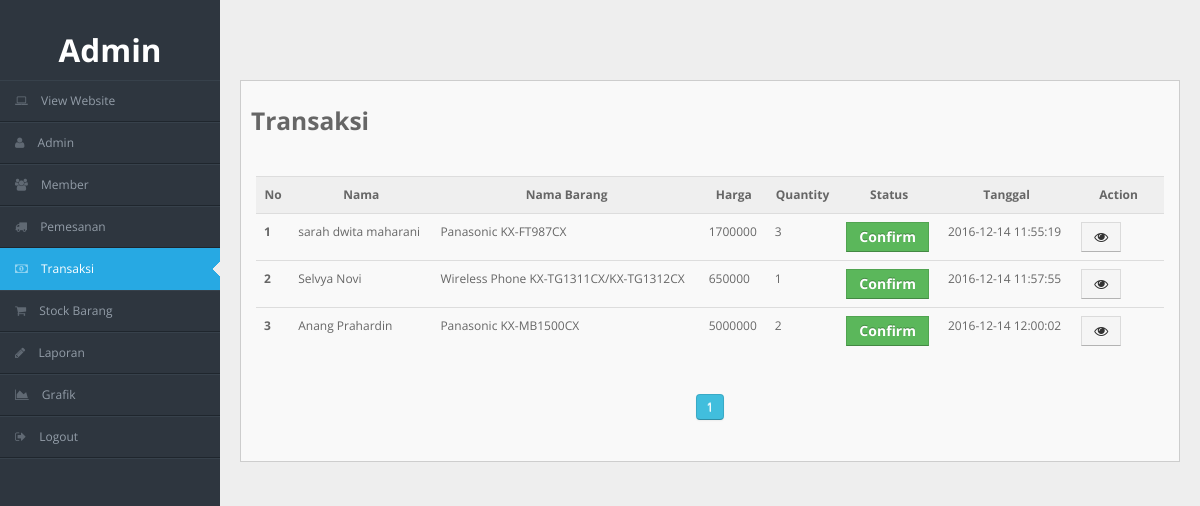
Screenshot of /admin/main.php?page=transaksi with the database file from the repository.
### tables this page shows
CREATE TABLE IF NOT EXISTS `pemesanan` (
  `id` int(11) NOT NULL AUTO_INCREMENT,
  `id_user` int(11) NOT NULL,
  `id_barang` int(11) NOT NULL,
  `qty` int(11) NOT NULL,
  `status` int(11) NOT NULL DEFAULT '0',
  `bank` varchar(255) NOT NULL,
  `atasnama` varchar(255) NOT NULL,
  `rekening` varchar(255) NOT NULL,
  `bukti` varchar(255) NOT NULL,
  `harga` double NOT NULL,
  `tanggal` datetime NOT NULL,
  PRIMARY KEY (`id`)
);

CREATE TABLE IF NOT EXISTS `member` (
  `id` int(11) NOT NULL AUTO_INCREMENT,
  `nama` varchar(255) NOT NULL,
  `username` varchar(255) NOT NULL,
  `alamat` varchar(255) NOT NULL,
  `phone` varchar(255) NOT NULL,
  `email` varchar(255) NOT NULL,
  `password` varchar(255) NOT NULL,
  `foto` varchar(255) NOT NULL,
  PRIMARY KEY (`id`)
);

CREATE TABLE IF NOT EXISTS `barang` (
  `id` int(11) NOT NULL AUTO_INCREMENT,
  `nama_barang` varchar(255) NOT NULL,
  `kategori` varchar(255) NOT NULL,
  `foto` varchar(255) NOT NULL,
  `total` varchar(255) NOT NULL,
  `deskripsi` text NOT NULL,
  `harga` double NOT NULL,
  `tanggal` datetime NOT NULL,
  PRIMARY KEY (`id`)
);

### admin/php/body/transaksi.php (the view, shortened to what this page needs)
<div class="container-fluid">
	<div class="widget-box">
		<h3 style="padding: 10px;"><b>Transaksi</b></h3>
		<div class="widget-content">
			<table class="table table-hover" style="text-align:center;">
				<tr>
					<th style="text-align:center;">No</th>
					<th style="text-align:center;">Nama</th>
					<th style="text-align:center;">Nama Barang</th>
					<th style="text-align:center;">Harga</th>
					<th style="text-align:center;">Quantity</th>
					<th style="text-align:center;">Status</th>
					<th style="text-align:center;">Tanggal</th>
					<th style="text-align:center; width: 10%;">Action</th>
				</tr>
				<?php
				$per_page = 100;
				$page_query = mysql_query("SELECT COUNT(*) FROM pemesanan");
				$pages = ceil(mysql_result($page_query, 0) / $per_page);
				$hal = (isset($_GET['hal'])) ? (int)$_GET['hal'] : 1;
				$start = ($hal - 1) * $per_page;
				$show = mysql_query("SELECT pemesanan.id, member.nama,barang.nama_barang,pemesanan.harga,pemesanan.qty,pemesanan.status, pemesanan.tanggal FROM pemesanan INNER JOIN member ON pemesanan.id_user=member.id INNER JOIN barang ON pemesanan.id_barang=barang.id WHERE pemesanan.status='1' LIMIT $start, $per_page");
					?>
					<?php
					$no=1;
					while ($cek = mysql_fetch_array($show)) {
						?>
						<tr>
							<td><b><?php echo $no; ?></b></td>
							<td><?php echo $cek['nama']; ?></td>
							<td><?php echo $cek['nama_barang']; ?></td>
							<td><?php echo $cek['harga']; ?></td>
							<td><?php echo $cek['qty']; ?></td>
							<td><?php if($cek['status'] == '0'){ ?>
								<span class="btn btn-warning"><b>Pending</b></span>
								<?php
							} else{ ?>
							<span class="btn btn-success"><b>Confirm</b></span>
							<?php
						} ?></td>
						<td><?php echo $cek['tanggal']; ?></td>
						<td>
							<a href="main.php?page=form-pemesanan&&key=<?php echo $cek['id']; ?>" class="btn btn-default" data-toggle="tooltip" title="View Checkout"><i class="fa fa-eye"></i></a>
						</td>
					</tr>
					<?php
					$no++;
				}
				?>
			</table>
			<div class="pagination alternate" style="text-align:center;">
				<ul class="pagination">
					<?php
					if($pages >= 1 && $hal <= $pages)
					{
						for($x=1; $x<=$pages; $x++)
						{
							if($x == $hal){
								echo '  <li class="active"><a href="?page=transaksi&&hal='.$x.'">'.$x.'</a></li> ';
							}
							else{
								echo ' <li><a href="?page=transaksi&&hal='.$x.'">'.$x.'</a></li>';
							}
						}
					}
					?>
				</ul>
			</div>
		</div>
	</div>
</div>

### admin/css/matrix-style.css (style rules this page uses)
* { outline:none !important; -moz-outline: none !important; }
html, body { height:100% }
body { overflow-x: hidden; margin-top: -10px; font-family: 'Open Sans', sans-serif; font-size:12px; color:#666; }
a { color:#666; }
select, textarea, input[type="text"], input[type="password"], input[type="datetime"], input[type="datetime-local"], input[type="date"], input[type="month"], input[type="time"], input[type="week"], input[type="number"], input[type="email"], input[type="url"], input[type="search"], input[type="tel"], input[type="color"], .uneditable-input, .label, .dropdown-menu, .btn, .well, .progress, .table-bordered, .btn-group > .btn:first-child, .btn-group > .btn:last-child, .btn-group > .btn:last-child, .btn-group > .dropdown-toggle, .alert { border-radius:0px; }
.btn, textarea, input[type="text"], input[type="password"], input[type="datetime"], input[type="datetime-local"], input[type="date"], input[type="month"], input[type="time"], input[type="week"], input[type="number"], input[type="email"], input[type="url"], input[type="search"], input[type="tel"], input[type="color"], .uneditable-input { box-shadow:none; }
.progress, .progress-success .bar, .progress .bar-success, .progress-warning .bar, .progress .bar-warning, .progress-danger .bar, .progress .bar-danger, .progress-info .bar, .progress .bar-info, .btn, .btn-primary { background-image:none; }
.stat-boxes .peity_bar_good, .stat-boxes .peity_line_good, { color: #459D1C; }
.widget-box { background: none repeat scroll 0 0 #F9F9F9; border-left: 1px solid #CDCDCD; border-top: 1px solid #CDCDCD; border-right: 1px solid #CDCDCD; clear: both; margin-top: 16px; margin-bottom: 16px; position: relative; }
.widget-title, .modal-header, .table th, div.dataTables_wrapper .ui-widget-header { background:#efefef; border-bottom: 1px solid #CDCDCD; height: 36px; }
.widget-content { padding:15px; border-bottom: 1px solid #cdcdcd; }
.dataTables_paginate .ui-button, .pagination.alternate li a { font-size: 12px; padding: 4px 10px !important; border-style: solid; border-width: 1px; border-color: #dddddd #dddddd #cccccc; border-color: rgba(0, 0, 0, 0.1) rgba(0, 0, 0, 0.1) rgba(0, 0, 0, 0.25); display: inline-block; line-height: 16px; background: #f5f5f5; color: #333333; text-shadow: 0 1px 0 #ffffff; }
.dataTables_paginate span .ui-state-disabled, .pagination.alternate li.active a { background: #41BEDD !important; color: #ffffff !important; cursor: default !important; }
.table th { height: auto; border-bottom: 0; text-align: center; color: #666666; }

### admin/css/matrix-media.css (style rules this page uses)
body { background:#2E363F; }

### rows the page displays
pemesanan: member.nama "sarah dwita maharani", id_barang.nama_barang "Panasonic KX-FT987CX", harga "1700000", qty "3", status "Confirm", tanggal "2016-12-14 11:55:19"
pemesanan: member.nama "Selvya Novi", id_barang.nama_barang "Wireless Phone KX-TG1311CX/KX-TG1312CX", harga "650000", qty "1", status "Confirm", tanggal "2016-12-14 11:57:55"
pemesanan: member.nama "Anang Prahardin", id_barang.nama_barang "Panasonic KX-MB1500CX", harga "5000000", qty "2", status "Confirm", tanggal "2016-12-14 12:00:02"
